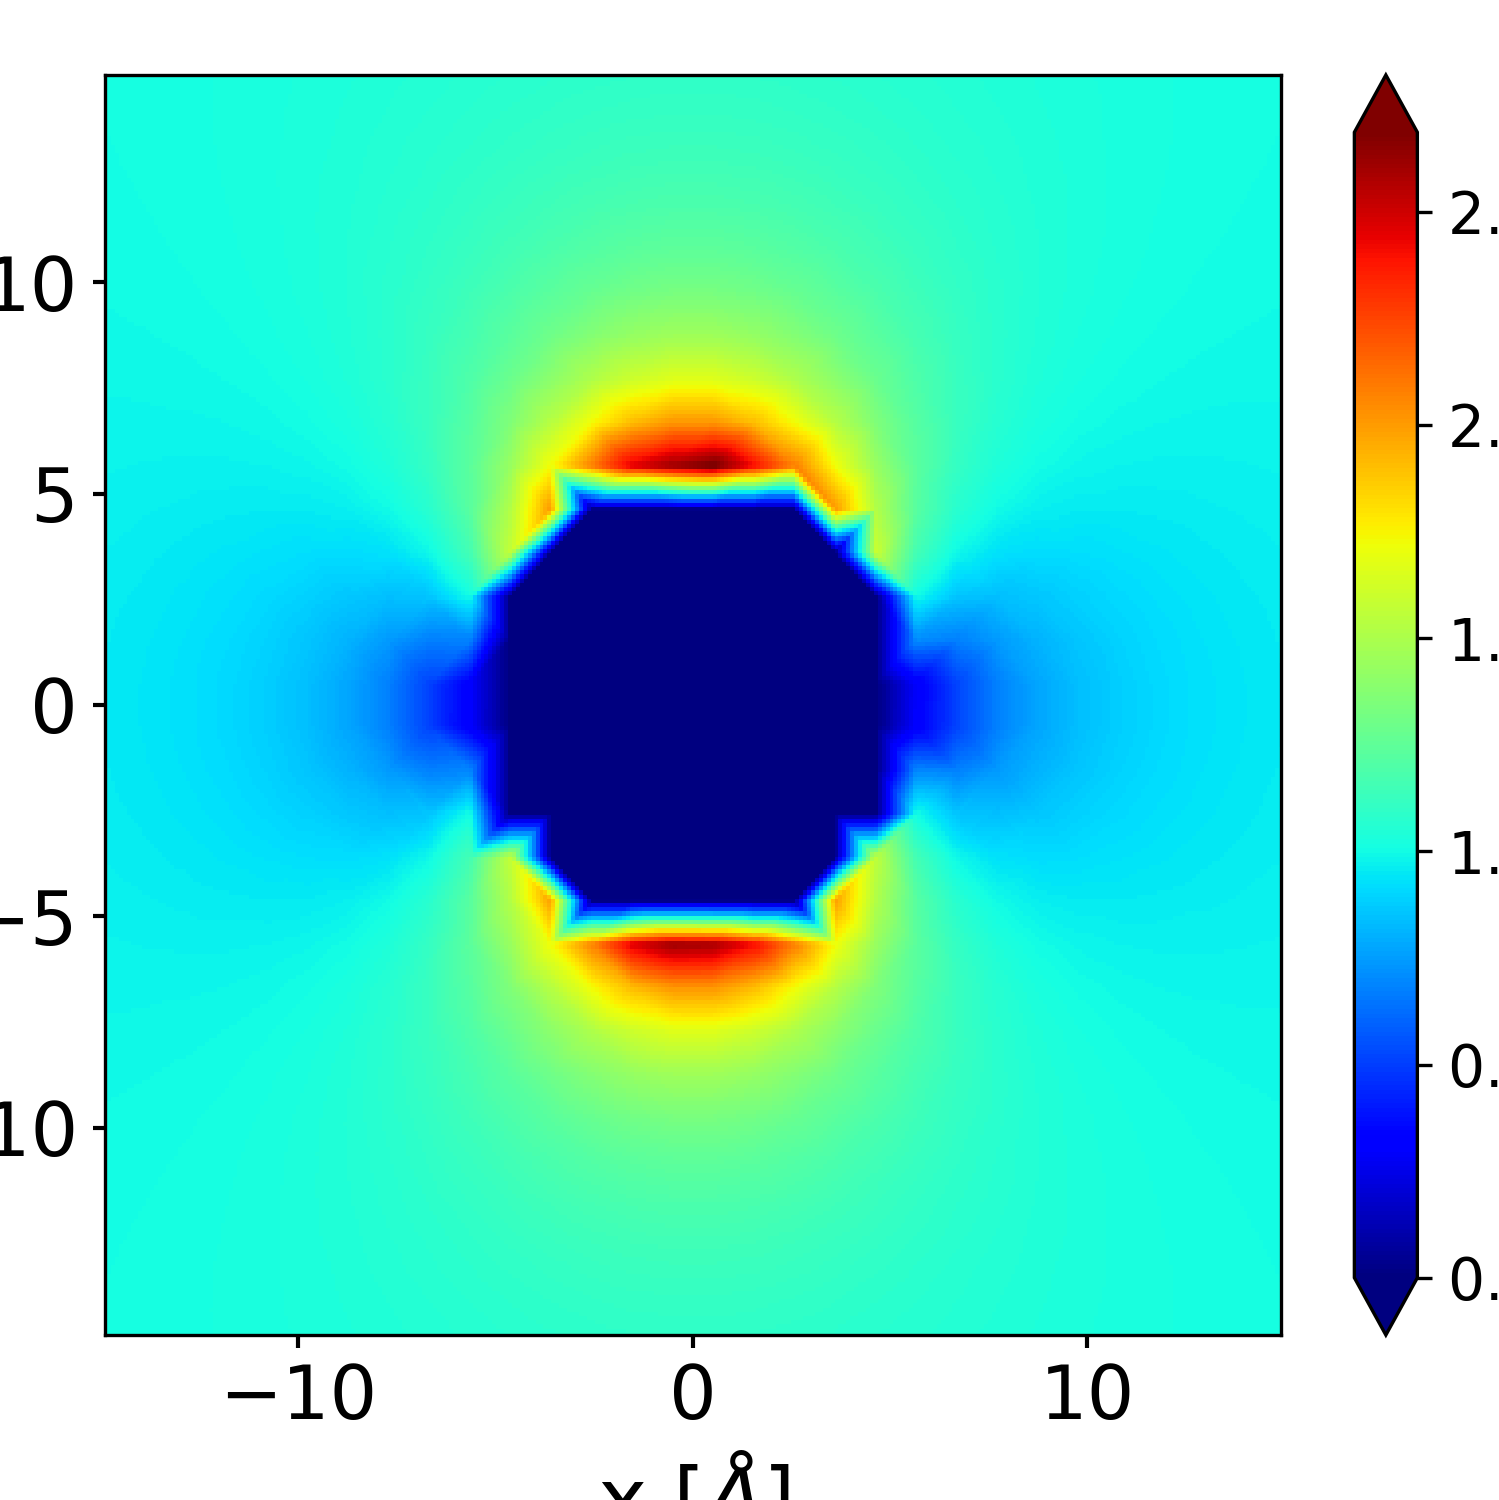

Recreate this plot in Python.
import numpy as np
import matplotlib.pyplot as plt
from scipy.interpolate import griddata

csv_file = 'analysis_field_2d_y_xy_bem-Ey-1.9100000000-p-0.00.csv'
output = 'analysis_field_2d_y_xy_bem-Ey-1.9100000000-p-0.00.svg'
output_png = 'analysis_field_2d_y_xy_bem-Ey-1.9100000000-p-0.00.png'

data = []
with open(csv_file, 'r') as file:
    for line in file:
        if line.strip():
            data.append([float(line[:25]), float(line[28:53]), float(line[56:81])])
data = np.array(data)

x = data[:, 0]
y = data[:, 1]
z = data[:, 2]

point = 500
xi = np.linspace(min(x), max(x), point)
yi = np.linspace(min(y), max(y), point)
X, Y = np.meshgrid(xi, yi)
Z = griddata((x, y), z, (X, Y), method='linear')

fig = plt.figure(figsize=(10, 10))
plt.pcolormesh(X, Y, Z, cmap='jet', shading='auto')
cbar = plt.colorbar(extend='both')
cbar.formatter.set_useMathText(True)
cbar.update_ticks()
plt.xlabel('x [Å]')
plt.ylabel('y [Å]')
plt.savefig(output_png, dpi=300)
plt.savefig(output, format='svg')
plt.close()
